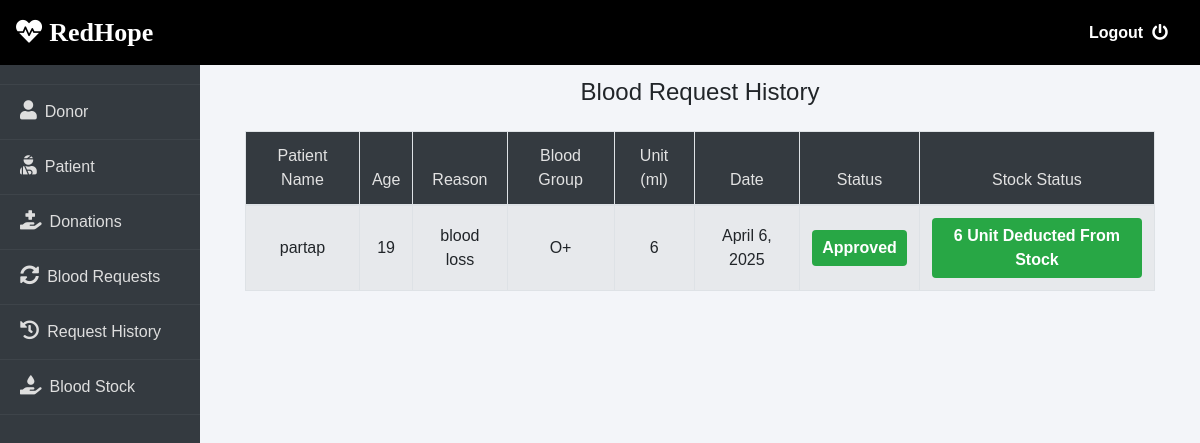
The page /admin-request-history (signed in) on the database its author committed.
### blood/models.py (models this page shows, shortened)
class BloodRequest(models.Model):
    request_by_patient=models.ForeignKey(pmodels.Patient,null=True,on_delete=models.CASCADE)
    request_by_donor=models.ForeignKey(dmodels.Donor,null=True,on_delete=models.CASCADE)
    patient_name=models.CharField(max_length=30)
    patient_age=models.PositiveIntegerField()
    reason=models.CharField(max_length=500)
    bloodgroup=models.CharField(max_length=10)
    unit=models.PositiveIntegerField(default=0)
    status=models.CharField(max_length=20,default="Pending")
    date=models.DateField(auto_now=True)

### blood/views.py (the view)
# urls.py: path('admin-request-history', views.admin_request_history_view,name='admin-request-history'),
@login_required(login_url='adminlogin')
def admin_request_history_view(request):
    requests=models.BloodRequest.objects.all().exclude(status='Pending')
    return render(request,'blood/admin_request_history.html',{'requests':requests})

### templates/blood/admin_request_history.html (shortened to what this page needs)
{% extends 'blood/adminbase.html' %}
{% block content %}
{% load widget_tweaks %}
{% load static %}
<div class="container my-5">
  <h4 class="text-center mb-4">Blood Request History</h4>
  <div class="table-responsive">
    <table class="table table-striped table-hover table-bordered align-middle">
      <thead>
        <tr>
          <th>Patient Name</th>
          <th>Age</th>
          <th>Reason</th>
          <th>Blood Group</th>
          <th>Unit (ml)</th>
          <th>Date</th>
          <th>Status</th>
          <th>Stock Status</th>
        </tr>
      </thead>
      <tbody>
        {% for t in requests %}
        <tr>
          <td>{{ t.patient_name }}</td>
          <td>{{ t.patient_age }}</td>
          <td>{{ t.reason }}</td>
          <td>{{ t.bloodgroup }}</td>
          <td>{{ t.unit }}</td>
          <td>{{ t.date }}</td>
          {% if t.status == 'Approved' %}
            <td><span class="label success">Approved</span></td>
            <td><span class="label success">{{ t.unit }} Unit Deducted From Stock</span></td>
          {% else %}
            <td><span class="label danger">Rejected</span></td>
            <td><span class="label danger">0 Unit Deducted From Stock</span></td>
          {% endif %}
        </tr>
        {% endfor %}
      </tbody>
    </table>
  </div>
</div>
{% endblock content %}

### templates/blood/adminbase.html (style rules this page uses)
body { background-color: #f3f5f9; margin: 0; font-family: 'Josefin Sans', sans-serif; }

### templates/blood/admin_request_history.html (style rules this page uses)
.label { padding: 6px 10px; border-radius: 4px; font-weight: 600; display: inline-block; }
.label.success { background-color: #28a745; color: white; }
.table th { color: #e2e2e2; font-weight: 500; }
.table thead { background-color: #343a40; }
.table td, .table th { vertical-align: middle; text-align: center; }

### rows shown on the page
BloodRequest: patient_name "partap", patient_age "19", reason "blood loss", bloodgroup "O+", unit "6", date "April 6, 2025"
